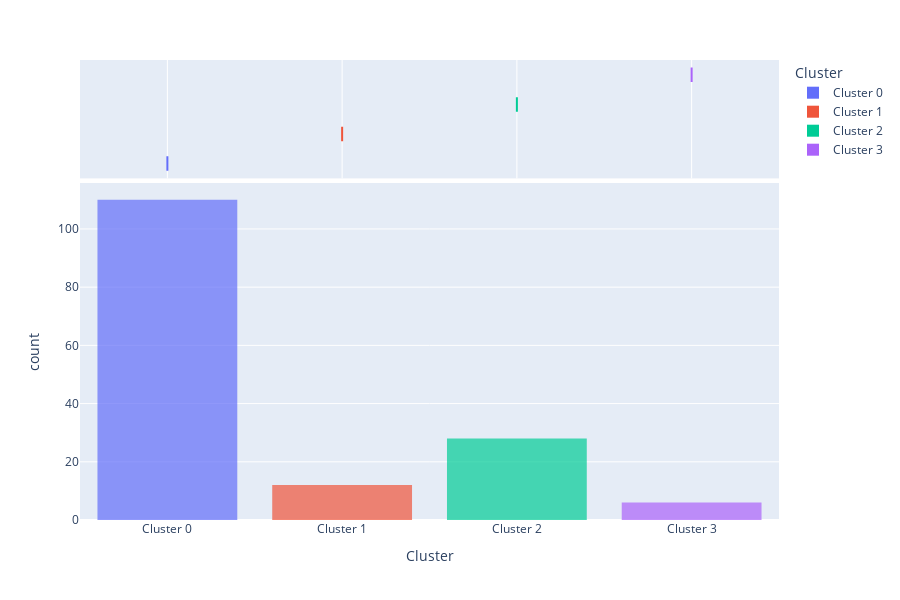

This figure's notebook cell:
### Markdown cell above
### Distribution Plot

### Code cell
this.plottype = "distribution"
this.plotmodel()

### Figure 1 — Plotly figure (JSON) as saved in the notebook; plotly's stock layout.template omitted (floating-point values rounded to 4 significant figures; data arrays with more than 128 entries replaced by an {"elided": "..."} marker saying what was removed)
{"data": [{"alignmentgroup": "True", "bingroup": "x", "hovertemplate": "Cluster=%{x}<br>count=%{y}<extra></extra>", "legendgroup": "Cluster 0", "marker": {"color": "#636efa", "opacity": 0.7, "pattern": {"shape": ""}}, "name": "Cluster 0", "offsetgroup": "Cluster 0", "orientation": "v", "showlegend": true, "type": "histogram", "x": ["Cluster 0", "Cluster 0", "Cluster 0", "Cluster 0", "Cluster 0", "Cluster 0", "Cluster 0", "Cluster 0", "Cluster 0", "Cluster 0", "Cluster 0", "Cluster 0", "Cluster 0", "Cluster 0", "Cluster 0", "Cluster 0", "Cluster 0", "Cluster 0", "Cluster 0", "Cluster 0", "Cluster 0", "Cluster 0", "Cluster 0", "Cluster 0", "Cluster 0", "Cluster 0", "Cluster 0", "Cluster 0", "Cluster 0", "Cluster 0", "Cluster 0", "Cluster 0", "Cluster 0", "Cluster 0", "Cluster 0", "Cluster 0", "Cluster 0", "Cluster 0", "Cluster 0", "Cluster 0", "Cluster 0", "Cluster 0", "Cluster 0", "Cluster 0", "Cluster 0", "Cluster 0", "Cluster 0", "Cluster 0", "Cluster 0", "Cluster 0", "Cluster 0", "Cluster 0", "Cluster 0", "Cluster 0", "Cluster 0", "Cluster 0", "Cluster 0", "Cluster 0", "Cluster 0", "Cluster 0", "Cluster 0", "Cluster 0", "Cluster 0", "Cluster 0", "Cluster 0", "Cluster 0", "Cluster 0", "Cluster 0", "Cluster 0", "Cluster 0", "Cluster 0", "Cluster 0", "Cluster 0", "Cluster 0", "Cluster 0", "Cluster 0", "Cluster 0", "Cluster 0", "Cluster 0", "Cluster 0", "Cluster 0", "Cluster 0", "Cluster 0", "Cluster 0", "Cluster 0", "Cluster 0", "Cluster 0", "Cluster 0", "Cluster 0", "Cluster 0", "Cluster 0", "Cluster 0", "Cluster 0", "Cluster 0", "Cluster 0", "Cluster 0", "Cluster 0", "Cluster 0", "Cluster 0", "Cluster 0", "Cluster 0", "Cluster 0", "Cluster 0", "Cluster 0", "Cluster 0", "Cluster 0", "Cluster 0", "Cluster 0", "Cluster 0", "Cluster 0"], "xaxis": "x", "yaxis": "y"}, {"alignmentgroup": "True", "customdata": {"elided": "110x99 mixed values"}, "hovertemplate": "Cluster=%{x}<br>id=%{customdata[0]}<br>result_master_id=%{customdata[1]}<br>DDH_name=%{customdata[2]}<br>from_m=%{customdata[3]}<br>to_m=%{customdata[4]}<br>Sample_Length_m=%{customdata[5]}<br>Scan_Length_m=%{customdata[6]}<br>Scan_Recovery_pct=%{customdata[7]}<br>Comp(c/s)=%{customdata[8]}<br>Rayl(c/s)=%{customdata[9]}<br>LT(secs)=%{customdata[10]}<br>Al_pct=%{customdata[11]}<br>Al_2SE_pct=%{customdata[12]}<br>Al_mdl_pct=%{customdata[13]}<br>Si_pct=%{customdata[14]}<br>Si_2SE_pct=%{customdata[15]}<br>Si_mdl_pct=%{customdata[16]}<br>P_ppm=%{customdata[17]}<br>P_2SE_ppm=%{customdata[18]}<br>P_mdl_ppm=%{customdata[19]}<br>S_pct=%{customdata[20]}<br>S_2SE_pct=%{customdata[21]}<br>S_mdl_pct=%{customdata[22]}<br>Cl_ppm=%{customdata[23]}<br>Cl_2SE_ppm=%{customdata[24]}<br>Cl_mdl_ppm=%{customdata[25]}<br>K_pct=%{customdata[26]}<br>K_2SE_pct=%{customdata[27]}<br>K_mdl_pct=%{customdata[28]}<br>Ca_pct=%{customdata[29]}<br>Ca_2SE_pct=%{customdata[30]}<br>Ca_mdl_pct=%{customdata[31]}<br>Ti_ppm=%{customdata[32]}<br>Ti_2SE_ppm=%{customdata[33]}<br>Ti_mdl_ppm=%{customdata[34]}<br>V_ppm=%{customdata[35]}<br>V_2SE_ppm=%{customdata[36]}<br>V_mdl_ppm=%{customdata[37]}<br>Cr_ppm=%{customdata[38]}<br>Cr_2SE_ppm=%{customdata[39]}<br>Cr_mdl_ppm=%{customdata[40]}<br>Mn_ppm=%{customdata[41]}<br>Mn_2SE_ppm=%{customdata[42]}<br>Mn_mdl_ppm=%{customdata[43]}<br>Fe_pct=%{customdata[44]}<br>Fe_2SE_pct=%{customdata[45]}<br>Fe_mdl_pct=%{customdata[46]}<br>Ni_ppm=%{customdata[47]}<br>Ni_2SE_ppm=%{customdata[48]}<br>Ni_mdl_ppm=%{customdata[49]}<br>Cu_pct=%{customdata[50]}<br>Cu_2SE_pct=%{customdata[51]}<br>Cu_mdl_pct=%{customdata[52]}<br>Zn_pct=%{customdata[53]}<br>Zn_2SE_pct=%{customdata[54]}<br>Zn_mdl_pct=%{customdata[55]}<br>Ga_ppm=%{customdata[56]}<br>Ga_2SE_ppm=%{customdata[57]}<br>Ga_mdl_ppm=%{customdata[58]}<br>As_ppm=%{customdata[59]}<br>As_2SE_ppm=%{customdata[60]}<br>As_mdl_ppm=%{customdata[61]}<br>Se_ppm=%{customdata[62]}<br>Se_2SE_ppm=%{customdata[63]}<br>Se_mdl_ppm=%{customdata[64]}<br>Rb_ppm=%{customdata[65]}<br>Rb_2SE_ppm=%{customdata[66]}<br>Rb_mdl_ppm=%{customdata[67]}<br>Sr_ppm=%{customdata[68]}<br>Sr_2SE_ppm=%{customdata[69]}<br>Sr_mdl_ppm=%{customdata[70]}<br>Y_ppm=%{customdata[71]}<br>Y_2SE_ppm=%{customdata[72]}<br>Y_mdl_ppm=%{customdata[73]}<br>Zr_ppm=%{customdata[74]}<br>Zr_2SE_ppm=%{customdata[75]}<br>Zr_mdl_ppm=%{customdata[76]}<br>Nb_ppm=%{customdata[77]}<br>Nb_2SE_ppm=%{customdata[78]}<br>Nb_mdl_ppm=%{customdata[79]}<br>Mo_ppm=%{customdata[80]}<br>Mo_2SE_ppm=%{customdata[81]}<br>Mo_mdl_ppm=%{customdata[82]}<br>Ba_ppm=%{customdata[83]}<br>Ba_2SE_ppm=%{customdata[84]}<br>Ba_mdl_ppm=%{customdata[85]}<br>La_ppm=%{customdata[86]}<br>La_2SE_ppm=%{customdata[87]}<br>La_mdl_ppm=%{customdata[88]}<br>Ce_ppm=%{customdata[89]}<br>Ce_2SE_ppm=%{customdata[90]}<br>Ce_mdl_ppm=%{customdata[91]}<br>Pb_pct=%{customdata[92]}<br>Pb_2SE_pct=%{customdata[93]}<br>Pb_mdl_pct=%{customdata[94]}<br>U_ppm=%{customdata[95]}<br>U_2SE_ppm=%{customdata[96]}<br>U_mdl_ppm=%{customdata[97]}<br>minaloggerlink=%{customdata[98]}<extra></extra>", "legendgroup": "Cluster 0", "marker": {"color": "#636efa"}, "name": "Cluster 0", "notched": true, "offsetgroup": "Cluster 0", "showlegend": false, "type": "box", "x": ["Cluster 0", "Cluster 0", "Cluster 0", "Cluster 0", "Cluster 0", "Cluster 0", "Cluster 0", "Cluster 0", "Cluster 0", "Cluster 0", "Cluster 0", "Cluster 0", "Cluster 0", "Cluster 0", "Cluster 0", "Cluster 0", "Cluster 0", "Cluster 0", "Cluster 0", "Cluster 0", "Cluster 0", "Cluster 0", "Cluster 0", "Cluster 0", "Cluster 0", "Cluster 0", "Cluster 0", "Cluster 0", "Cluster 0", "Cluster 0", "Cluster 0", "Cluster 0", "Cluster 0", "Cluster 0", "Cluster 0", "Cluster 0", "Cluster 0", "Cluster 0", "Cluster 0", "Cluster 0", "Cluster 0", "Cluster 0", "Cluster 0", "Cluster 0", "Cluster 0", "Cluster 0", "Cluster 0", "Cluster 0", "Cluster 0", "Cluster 0", "Cluster 0", "Cluster 0", "Cluster 0", "Cluster 0", "Cluster 0", "Cluster 0", "Cluster 0", "Cluster 0", "Cluster 0", "Cluster 0", "Cluster 0", "Cluster 0", "Cluster 0", "Cluster 0", "Cluster 0", "Cluster 0", "Cluster 0", "Cluster 0", "Cluster 0", "Cluster 0", "Cluster 0", "Cluster 0", "Cluster 0", "Cluster 0", "Cluster 0", "Cluster 0", "Cluster 0", "Cluster 0", "Cluster 0", "Cluster 0", "Cluster 0", "Cluster 0", "Cluster 0", "Cluster 0", "Cluster 0", "Cluster 0", "Cluster 0", "Cluster 0", "Cluster 0", "Cluster 0", "Cluster 0", "Cluster 0", "Cluster 0", "Cluster 0", "Cluster 0", "Cluster 0", "Cluster 0", "Cluster 0", "Cluster 0", "Cluster 0", "Cluster 0", "Cluster 0", "Cluster 0", "Cluster 0", "Cluster 0", "Cluster 0", "Cluster 0", "Cluster 0", "Cluster 0", "Cluster 0"], "xaxis": "x2", "yaxis": "y2"}, {"alignmentgroup": "True", "bingroup": "x", "hovertemplate": "Cluster=%{x}<br>count=%{y}<extra></extra>", "legendgroup": "Cluster 1", "marker": {"color": "#EF553B", "opacity": 0.7, "pattern": {"shape": ""}}, "name": "Cluster 1", "offsetgroup": "Cluster 1", "orientation": "v", "showlegend": true, "type": "histogram", "x": ["Cluster 1", "Cluster 1", "Cluster 1", "Cluster 1", "Cluster 1", "Cluster 1", "Cluster 1", "Cluster 1", "Cluster 1", "Cluster 1", "Cluster 1", "Cluster 1"], "xaxis": "x", "yaxis": "y"}, {"alignmentgroup": "True", "customdata": {"elided": "12x99 mixed values"}, "hovertemplate": "Cluster=%{x}<br>id=%{customdata[0]}<br>result_master_id=%{customdata[1]}<br>DDH_name=%{customdata[2]}<br>from_m=%{customdata[3]}<br>to_m=%{customdata[4]}<br>Sample_Length_m=%{customdata[5]}<br>Scan_Length_m=%{customdata[6]}<br>Scan_Recovery_pct=%{customdata[7]}<br>Comp(c/s)=%{customdata[8]}<br>Rayl(c/s)=%{customdata[9]}<br>LT(secs)=%{customdata[10]}<br>Al_pct=%{customdata[11]}<br>Al_2SE_pct=%{customdata[12]}<br>Al_mdl_pct=%{customdata[13]}<br>Si_pct=%{customdata[14]}<br>Si_2SE_pct=%{customdata[15]}<br>Si_mdl_pct=%{customdata[16]}<br>P_ppm=%{customdata[17]}<br>P_2SE_ppm=%{customdata[18]}<br>P_mdl_ppm=%{customdata[19]}<br>S_pct=%{customdata[20]}<br>S_2SE_pct=%{customdata[21]}<br>S_mdl_pct=%{customdata[22]}<br>Cl_ppm=%{customdata[23]}<br>Cl_2SE_ppm=%{customdata[24]}<br>Cl_mdl_ppm=%{customdata[25]}<br>K_pct=%{customdata[26]}<br>K_2SE_pct=%{customdata[27]}<br>K_mdl_pct=%{customdata[28]}<br>Ca_pct=%{customdata[29]}<br>Ca_2SE_pct=%{customdata[30]}<br>Ca_mdl_pct=%{customdata[31]}<br>Ti_ppm=%{customdata[32]}<br>Ti_2SE_ppm=%{customdata[33]}<br>Ti_mdl_ppm=%{customdata[34]}<br>V_ppm=%{customdata[35]}<br>V_2SE_ppm=%{customdata[36]}<br>V_mdl_ppm=%{customdata[37]}<br>Cr_ppm=%{customdata[38]}<br>Cr_2SE_ppm=%{customdata[39]}<br>Cr_mdl_ppm=%{customdata[40]}<br>Mn_ppm=%{customdata[41]}<br>Mn_2SE_ppm=%{customdata[42]}<br>Mn_mdl_ppm=%{customdata[43]}<br>Fe_pct=%{customdata[44]}<br>Fe_2SE_pct=%{customdata[45]}<br>Fe_mdl_pct=%{customdata[46]}<br>Ni_ppm=%{customdata[47]}<br>Ni_2SE_ppm=%{customdata[48]}<br>Ni_mdl_ppm=%{customdata[49]}<br>Cu_pct=%{customdata[50]}<br>Cu_2SE_pct=%{customdata[51]}<br>Cu_mdl_pct=%{customdata[52]}<br>Zn_pct=%{customdata[53]}<br>Zn_2SE_pct=%{customdata[54]}<br>Zn_mdl_pct=%{customdata[55]}<br>Ga_ppm=%{customdata[56]}<br>Ga_2SE_ppm=%{customdata[57]}<br>Ga_mdl_ppm=%{customdata[58]}<br>As_ppm=%{customdata[59]}<br>As_2SE_ppm=%{customdata[60]}<br>As_mdl_ppm=%{customdata[61]}<br>Se_ppm=%{customdata[62]}<br>Se_2SE_ppm=%{customdata[63]}<br>Se_mdl_ppm=%{customdata[64]}<br>Rb_ppm=%{customdata[65]}<br>Rb_2SE_ppm=%{customdata[66]}<br>Rb_mdl_ppm=%{customdata[67]}<br>Sr_ppm=%{customdata[68]}<br>Sr_2SE_ppm=%{customdata[69]}<br>Sr_mdl_ppm=%{customdata[70]}<br>Y_ppm=%{customdata[71]}<br>Y_2SE_ppm=%{customdata[72]}<br>Y_mdl_ppm=%{customdata[73]}<br>Zr_ppm=%{customdata[74]}<br>Zr_2SE_ppm=%{customdata[75]}<br>Zr_mdl_ppm=%{customdata[76]}<br>Nb_ppm=%{customdata[77]}<br>Nb_2SE_ppm=%{customdata[78]}<br>Nb_mdl_ppm=%{customdata[79]}<br>Mo_ppm=%{customdata[80]}<br>Mo_2SE_ppm=%{customdata[81]}<br>Mo_mdl_ppm=%{customdata[82]}<br>Ba_ppm=%{customdata[83]}<br>Ba_2SE_ppm=%{customdata[84]}<br>Ba_mdl_ppm=%{customdata[85]}<br>La_ppm=%{customdata[86]}<br>La_2SE_ppm=%{customdata[87]}<br>La_mdl_ppm=%{customdata[88]}<br>Ce_ppm=%{customdata[89]}<br>Ce_2SE_ppm=%{customdata[90]}<br>Ce_mdl_ppm=%{customdata[91]}<br>Pb_pct=%{customdata[92]}<br>Pb_2SE_pct=%{customdata[93]}<br>Pb_mdl_pct=%{customdata[94]}<br>U_ppm=%{customdata[95]}<br>U_2SE_ppm=%{customdata[96]}<br>U_mdl_ppm=%{customdata[97]}<br>minaloggerlink=%{customdata[98]}<extra></extra>", "legendgroup": "Cluster 1", "marker": {"color": "#EF553B"}, "name": "Cluster 1", "notched": true, "offsetgroup": "Cluster 1", "showlegend": false, "type": "box", "x": ["Cluster 1", "Cluster 1", "Cluster 1", "Cluster 1", "Cluster 1", "Cluster 1", "Cluster 1", "Cluster 1", "Cluster 1", "Cluster 1", "Cluster 1", "Cluster 1"], "xaxis": "x2", "yaxis": "y2"}, {"alignmentgroup": "True", "bingroup": "x", "hovertemplate": "Cluster=%{x}<br>count=%{y}<extra></extra>", "legendgroup": "Cluster 2", "marker": {"color": "#00cc96", "opacity": 0.7, "pattern": {"shape": ""}}, "name": "Cluster 2", "offsetgroup": "Cluster 2", "orientation": "v", "showlegend": true, "type": "histogram", "x": ["Cluster 2", "Cluster 2", "Cluster 2", "Cluster 2", "Cluster 2", "Cluster 2", "Cluster 2", "Cluster 2", "Cluster 2", "Cluster 2", "Cluster 2", "Cluster 2", "Cluster 2", "Cluster 2", "Cluster 2", "Cluster 2", "Cluster 2", "Cluster 2", "Cluster 2", "Cluster 2", "Cluster 2", "Cluster 2", "Cluster 2", "Cluster 2", "Cluster 2", "Cluster 2", "Cluster 2", "Cluster 2"], "xaxis": "x", "yaxis": "y"}, {"alignmentgroup": "True", "customdata": {"elided": "28x99 mixed values"}, "hovertemplate": "Cluster=%{x}<br>id=%{customdata[0]}<br>result_master_id=%{customdata[1]}<br>DDH_name=%{customdata[2]}<br>from_m=%{customdata[3]}<br>to_m=%{customdata[4]}<br>Sample_Length_m=%{customdata[5]}<br>Scan_Length_m=%{customdata[6]}<br>Scan_Recovery_pct=%{customdata[7]}<br>Comp(c/s)=%{customdata[8]}<br>Rayl(c/s)=%{customdata[9]}<br>LT(secs)=%{customdata[10]}<br>Al_pct=%{customdata[11]}<br>Al_2SE_pct=%{customdata[12]}<br>Al_mdl_pct=%{customdata[13]}<br>Si_pct=%{customdata[14]}<br>Si_2SE_pct=%{customdata[15]}<br>Si_mdl_pct=%{customdata[16]}<br>P_ppm=%{customdata[17]}<br>P_2SE_ppm=%{customdata[18]}<br>P_mdl_ppm=%{customdata[19]}<br>S_pct=%{customdata[20]}<br>S_2SE_pct=%{customdata[21]}<br>S_mdl_pct=%{customdata[22]}<br>Cl_ppm=%{customdata[23]}<br>Cl_2SE_ppm=%{customdata[24]}<br>Cl_mdl_ppm=%{customdata[25]}<br>K_pct=%{customdata[26]}<br>K_2SE_pct=%{customdata[27]}<br>K_mdl_pct=%{customdata[28]}<br>Ca_pct=%{customdata[29]}<br>Ca_2SE_pct=%{customdata[30]}<br>Ca_mdl_pct=%{customdata[31]}<br>Ti_ppm=%{customdata[32]}<br>Ti_2SE_ppm=%{customdata[33]}<br>Ti_mdl_ppm=%{customdata[34]}<br>V_ppm=%{customdata[35]}<br>V_2SE_ppm=%{customdata[36]}<br>V_mdl_ppm=%{customdata[37]}<br>Cr_ppm=%{customdata[38]}<br>Cr_2SE_ppm=%{customdata[39]}<br>Cr_mdl_ppm=%{customdata[40]}<br>Mn_ppm=%{customdata[41]}<br>Mn_2SE_ppm=%{customdata[42]}<br>Mn_mdl_ppm=%{customdata[43]}<br>Fe_pct=%{customdata[44]}<br>Fe_2SE_pct=%{customdata[45]}<br>Fe_mdl_pct=%{customdata[46]}<br>Ni_ppm=%{customdata[47]}<br>Ni_2SE_ppm=%{customdata[48]}<br>Ni_mdl_ppm=%{customdata[49]}<br>Cu_pct=%{customdata[50]}<br>Cu_2SE_pct=%{customdata[51]}<br>Cu_mdl_pct=%{customdata[52]}<br>Zn_pct=%{customdata[53]}<br>Zn_2SE_pct=%{customdata[54]}<br>Zn_mdl_pct=%{customdata[55]}<br>Ga_ppm=%{customdata[56]}<br>Ga_2SE_ppm=%{customdata[57]}<br>Ga_mdl_ppm=%{customdata[58]}<br>As_ppm=%{customdata[59]}<br>As_2SE_ppm=%{customdata[60]}<br>As_mdl_ppm=%{customdata[61]}<br>Se_ppm=%{customdata[62]}<br>Se_2SE_ppm=%{customdata[63]}<br>Se_mdl_ppm=%{customdata[64]}<br>Rb_ppm=%{customdata[65]}<br>Rb_2SE_ppm=%{customdata[66]}<br>Rb_mdl_ppm=%{customdata[67]}<br>Sr_ppm=%{customdata[68]}<br>Sr_2SE_ppm=%{customdata[69]}<br>Sr_mdl_ppm=%{customdata[70]}<br>Y_ppm=%{customdata[71]}<br>Y_2SE_ppm=%{customdata[72]}<br>Y_mdl_ppm=%{customdata[73]}<br>Zr_ppm=%{customdata[74]}<br>Zr_2SE_ppm=%{customdata[75]}<br>Zr_mdl_ppm=%{customdata[76]}<br>Nb_ppm=%{customdata[77]}<br>Nb_2SE_ppm=%{customdata[78]}<br>Nb_mdl_ppm=%{customdata[79]}<br>Mo_ppm=%{customdata[80]}<br>Mo_2SE_ppm=%{customdata[81]}<br>Mo_mdl_ppm=%{customdata[82]}<br>Ba_ppm=%{customdata[83]}<br>Ba_2SE_ppm=%{customdata[84]}<br>Ba_mdl_ppm=%{customdata[85]}<br>La_ppm=%{customdata[86]}<br>La_2SE_ppm=%{customdata[87]}<br>La_mdl_ppm=%{customdata[88]}<br>Ce_ppm=%{customdata[89]}<br>Ce_2SE_ppm=%{customdata[90]}<br>Ce_mdl_ppm=%{customdata[91]}<br>Pb_pct=%{customdata[92]}<br>Pb_2SE_pct=%{customdata[93]}<br>Pb_mdl_pct=%{customdata[94]}<br>U_ppm=%{customdata[95]}<br>U_2SE_ppm=%{customdata[96]}<br>U_mdl_ppm=%{customdata[97]}<br>minaloggerlink=%{customdata[98]}<extra></extra>", "legendgroup": "Cluster 2", "marker": {"color": "#00cc96"}, "name": "Cluster 2", "notched": true, "offsetgroup": "Cluster 2", "showlegend": false, "type": "box", "x": ["Cluster 2", "Cluster 2", "Cluster 2", "Cluster 2", "Cluster 2", "Cluster 2", "Cluster 2", "Cluster 2", "Cluster 2", "Cluster 2", "Cluster 2", "Cluster 2", "Cluster 2", "Cluster 2", "Cluster 2", "Cluster 2", "Cluster 2", "Cluster 2", "Cluster 2", "Cluster 2", "Cluster 2", "Cluster 2", "Cluster 2", "Cluster 2", "Cluster 2", "Cluster 2", "Cluster 2", "Cluster 2"], "xaxis": "x2", "yaxis": "y2"}, {"alignmentgroup": "True", "bingroup": "x", "hovertemplate": "Cluster=%{x}<br>count=%{y}<extra></extra>", "legendgroup": "Cluster 3", "marker": {"color": "#ab63fa", "opacity": 0.7, "pattern": {"shape": ""}}, "name": "Cluster 3", "offsetgroup": "Cluster 3", "orientation": "v", "showlegend": true, "type": "histogram", "x": ["Cluster 3", "Cluster 3", "Cluster 3", "Cluster 3", "Cluster 3", "Cluster 3"], "xaxis": "x", "yaxis": "y"}, {"alignmentgroup": "True", "customdata": {"elided": "6x99 mixed values"}, "hovertemplate": "Cluster=%{x}<br>id=%{customdata[0]}<br>result_master_id=%{customdata[1]}<br>DDH_name=%{customdata[2]}<br>from_m=%{customdata[3]}<br>to_m=%{customdata[4]}<br>Sample_Length_m=%{customdata[5]}<br>Scan_Length_m=%{customdata[6]}<br>Scan_Recovery_pct=%{customdata[7]}<br>Comp(c/s)=%{customdata[8]}<br>Rayl(c/s)=%{customdata[9]}<br>LT(secs)=%{customdata[10]}<br>Al_pct=%{customdata[11]}<br>Al_2SE_pct=%{customdata[12]}<br>Al_mdl_pct=%{customdata[13]}<br>Si_pct=%{customdata[14]}<br>Si_2SE_pct=%{customdata[15]}<br>Si_mdl_pct=%{customdata[16]}<br>P_ppm=%{customdata[17]}<br>P_2SE_ppm=%{customdata[18]}<br>P_mdl_ppm=%{customdata[19]}<br>S_pct=%{customdata[20]}<br>S_2SE_pct=%{customdata[21]}<br>S_mdl_pct=%{customdata[22]}<br>Cl_ppm=%{customdata[23]}<br>Cl_2SE_ppm=%{customdata[24]}<br>Cl_mdl_ppm=%{customdata[25]}<br>K_pct=%{customdata[26]}<br>K_2SE_pct=%{customdata[27]}<br>K_mdl_pct=%{customdata[28]}<br>Ca_pct=%{customdata[29]}<br>Ca_2SE_pct=%{customdata[30]}<br>Ca_mdl_pct=%{customdata[31]}<br>Ti_ppm=%{customdata[32]}<br>Ti_2SE_ppm=%{customdata[33]}<br>Ti_mdl_ppm=%{customdata[34]}<br>V_ppm=%{customdata[35]}<br>V_2SE_ppm=%{customdata[36]}<br>V_mdl_ppm=%{customdata[37]}<br>Cr_ppm=%{customdata[38]}<br>Cr_2SE_ppm=%{customdata[39]}<br>Cr_mdl_ppm=%{customdata[40]}<br>Mn_ppm=%{customdata[41]}<br>Mn_2SE_ppm=%{customdata[42]}<br>Mn_mdl_ppm=%{customdata[43]}<br>Fe_pct=%{customdata[44]}<br>Fe_2SE_pct=%{customdata[45]}<br>Fe_mdl_pct=%{customdata[46]}<br>Ni_ppm=%{customdata[47]}<br>Ni_2SE_ppm=%{customdata[48]}<br>Ni_mdl_ppm=%{customdata[49]}<br>Cu_pct=%{customdata[50]}<br>Cu_2SE_pct=%{customdata[51]}<br>Cu_mdl_pct=%{customdata[52]}<br>Zn_pct=%{customdata[53]}<br>Zn_2SE_pct=%{customdata[54]}<br>Zn_mdl_pct=%{customdata[55]}<br>Ga_ppm=%{customdata[56]}<br>Ga_2SE_ppm=%{customdata[57]}<br>Ga_mdl_ppm=%{customdata[58]}<br>As_ppm=%{customdata[59]}<br>As_2SE_ppm=%{customdata[60]}<br>As_mdl_ppm=%{customdata[61]}<br>Se_ppm=%{customdata[62]}<br>Se_2SE_ppm=%{customdata[63]}<br>Se_mdl_ppm=%{customdata[64]}<br>Rb_ppm=%{customdata[65]}<br>Rb_2SE_ppm=%{customdata[66]}<br>Rb_mdl_ppm=%{customdata[67]}<br>Sr_ppm=%{customdata[68]}<br>Sr_2SE_ppm=%{customdata[69]}<br>Sr_mdl_ppm=%{customdata[70]}<br>Y_ppm=%{customdata[71]}<br>Y_2SE_ppm=%{customdata[72]}<br>Y_mdl_ppm=%{customdata[73]}<br>Zr_ppm=%{customdata[74]}<br>Zr_2SE_ppm=%{customdata[75]}<br>Zr_mdl_ppm=%{customdata[76]}<br>Nb_ppm=%{customdata[77]}<br>Nb_2SE_ppm=%{customdata[78]}<br>Nb_mdl_ppm=%{customdata[79]}<br>Mo_ppm=%{customdata[80]}<br>Mo_2SE_ppm=%{customdata[81]}<br>Mo_mdl_ppm=%{customdata[82]}<br>Ba_ppm=%{customdata[83]}<br>Ba_2SE_ppm=%{customdata[84]}<br>Ba_mdl_ppm=%{customdata[85]}<br>La_ppm=%{customdata[86]}<br>La_2SE_ppm=%{customdata[87]}<br>La_mdl_ppm=%{customdata[88]}<br>Ce_ppm=%{customdata[89]}<br>Ce_2SE_ppm=%{customdata[90]}<br>Ce_mdl_ppm=%{customdata[91]}<br>Pb_pct=%{customdata[92]}<br>Pb_2SE_pct=%{customdata[93]}<br>Pb_mdl_pct=%{customdata[94]}<br>U_ppm=%{customdata[95]}<br>U_2SE_ppm=%{customdata[96]}<br>U_mdl_ppm=%{customdata[97]}<br>minaloggerlink=%{customdata[98]}<extra></extra>", "legendgroup": "Cluster 3", "marker": {"color": "#ab63fa"}, "name": "Cluster 3", "notched": true, "offsetgroup": "Cluster 3", "showlegend": false, "type": "box", "x": ["Cluster 3", "Cluster 3", "Cluster 3", "Cluster 3", "Cluster 3", "Cluster 3"], "xaxis": "x2", "yaxis": "y2"}], "layout": {"barmode": "relative", "height": 600, "legend": {"title": {"text": "Cluster"}, "tracegroupgap": 0}, "margin": {"t": 60}, "xaxis": {"anchor": "y", "categoryarray": ["Cluster 0", "Cluster 1", "Cluster 2", "Cluster 3"], "categoryorder": "array", "domain": [0, 1], "title": {"text": "Cluster"}}, "xaxis2": {"anchor": "y2", "domain": [0, 1], "matches": "x", "showgrid": true, "showticklabels": false}, "yaxis": {"anchor": "x", "domain": [0, 0.7326], "title": {"text": "count"}}, "yaxis2": {"anchor": "x2", "domain": [0.7426, 1], "matches": "y2", "showgrid": false, "showline": false, "showticklabels": false, "ticks": ""}}}
